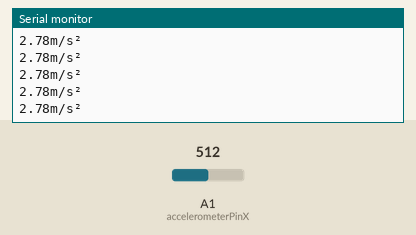
The sketch below on a simulated Arduino Uno, built with avr-gcc and run on an emulated ATmega328P. Shown: the last lines printed to the serial monitor. The inputs (shaded band) are chosen by the test bench; at power-on: A1 (accelerometerPinX) = 512.

Above: at 1.2 s.
1.3 s: A1 (accelerometerPinX) set to 964
At 2.2 s:
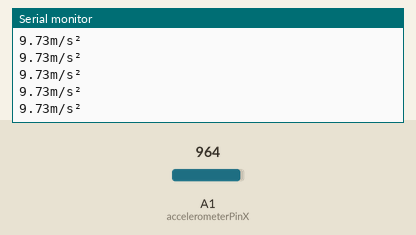
2.8 s: A1 (accelerometerPinX) set to 996
At 3.7 s:
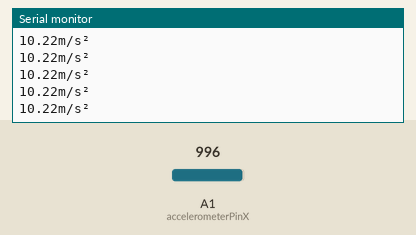
Timing chart, 0 to 5.8 s (numbered marks = the images above; inputs shaded):
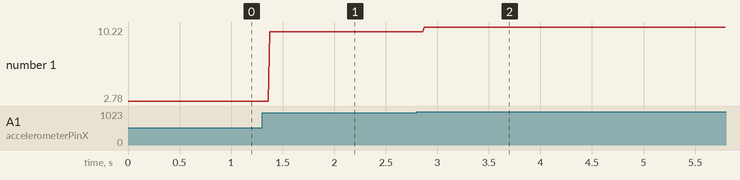

Measured:
- after the input at 1.3 s, the serial monitor: prints a new line after 0.07 s (image 1)
- after the input at 2.8 s, the serial monitor: prints a new line after 0.07 s (image 2)
- plotted number 1: 2.78 → 9.73 after the input at 1.3 s, 9.73 → 10.22 after the input at 2.8 s

The sketch:

Test_Accelerometer.ino
```cpp
/*
ADXL335
note:vcc-->5v ,but ADXL335 Vs is 3.3V
The circuit:
      5V: VCC
analog 1: x-axis
analog 2: y-axis
analog 3: z-axis
*/

#define accelerometerPinX A1 // x-axis of the accelerometer

void setup()
{
    // initialize the serial communications:
    Serial.begin(9600);
}

void loop()
{
    int x = analogRead(accelerometerPinX); //read from xpin

    // if (((((float)x - 331.5) / 65) > 1.8) || ((((float)x - 331.5) / 65) < -0.2)) // Collision detected!
    if (((((float)x - 331.5) / 65) > 1.1)) // Collision detected!
    {

        Serial.print(((float)x - 331.5) / 65); //print x value on serial monitor
        Serial.println("m/s²");
    }

    delay(1);
}
```
